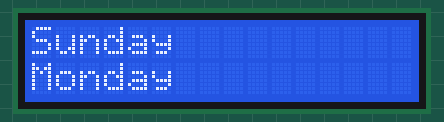
Recording of a sketch running on a simulated Arduino Uno, built with avr-gcc and run on an emulated ATmega328P. On the bench: 16×2 character LCD.

Above: at 0.1 s.
At 1.1 s:
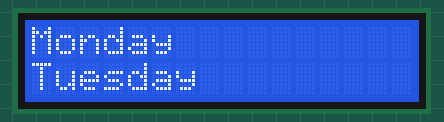
At 2.1 s:
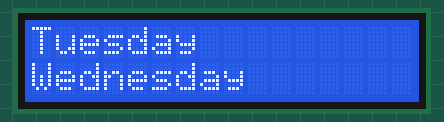
At 3.1 s:
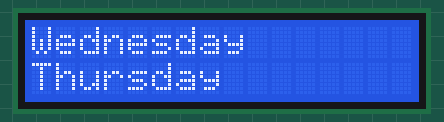
At 4.1 s:
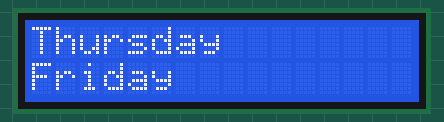
At 6.1 s:
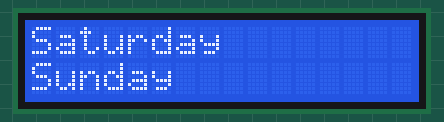

The sketch:

sketch_oct18a.ino
```cpp
#include<LiquidCrystal.h>

LiquidCrystal lcd(12,11,10,9,8,7,6,5,4,3);
void setup()
{
 lcd.begin(16,2);
}
void loop()
{
  lcd.setCursor(0,0);
  lcd.print("Sunday   ");
  lcd.setCursor(0,1);
  lcd.print("Monday   ");
  delay(1000);

   lcd.setCursor(0,0);
  lcd.print("Monday   ");
  lcd.setCursor(0,1);
  lcd.print("Tuesday  ");
   delay(1000);

   lcd.setCursor(0,0);
 lcd.print("Tuesday  ");
   lcd.setCursor(0,1);
  lcd.print("Wednesday");
  delay(1000);

   lcd.setCursor(0,0);
  lcd.print("Wednesday");
  lcd.setCursor(0,1);
  lcd.print("Thursday ");
  delay(1000);

     lcd.setCursor(0,0);
  lcd.print("Thursday ");
   lcd.setCursor(0,1);
   lcd.print("Friday   ");
  delay(1000);

    lcd.setCursor(0,0);
  lcd.print("Friday   ");
  lcd.setCursor(0,1);
  lcd.print("Saturday ");
  delay(1000);


   lcd.setCursor(0,0);
  lcd.print("Saturday ");
  lcd.setCursor(0,1);
  lcd.print("Sunday   ");
  delay(1000);

}
```

Measured:
- by itself, everything shown: repeats every 7.0 s, in 7 steps
- what the display in image 1 shows lasts 1.0 s, from 1.1 s to 2.1 s
